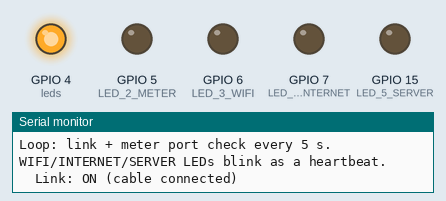
Bench run of a sketch on a simulated ESP32-S3. On the bench: output pins drawn as LEDs (lit = HIGH), the last lines printed to the serial monitor. WiFi joins after 1.5 s; servers stay silent unless stated.

Above: at 5.73 s.
At 8.3 s:
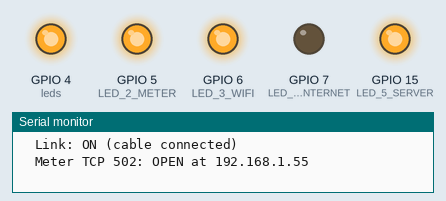
At 13.3 s:
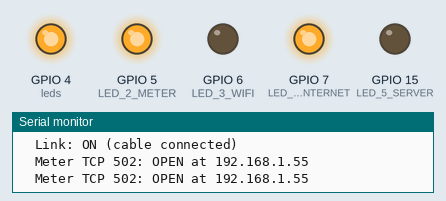
Timing chart, 0 to 17.1 s (numbered marks = the images above):
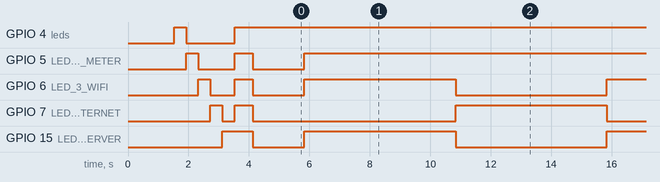

Measured:
- by itself, GPIO 5 (LED_2_METER): HIGH → LOW at 2.3 s, → HIGH 1.2 s later, → LOW 0.60 s later, → HIGH 1.7 s later
- by itself, GPIO 6 (LED_3_WIFI): goes LOW 0.80 s, HIGH 0.60 s, LOW 1.7 s, 3 × (HIGH 5.0 s, LOW 5.0 s), then HIGH
- by itself, GPIO 7 (LED_4_INTERNET): HIGH → LOW at 3.1 s, → HIGH 0.40 s later, → LOW 0.60 s later, → HIGH 6.7 s later, … (9 changes in this stretch)
- by itself, GPIO 15 (LED_5_SERVER): repeats every 10.0 s: HIGH 5.0 s, LOW 5.0 s

The sketch:

TestS3Bringup.ino
```cpp
// AmpX Open Energy Gateway - ESP32-S3 bench bring-up
//
// Flash this BEFORE the main firmware on a new ESP32-S3-DevKitC-1U. It proves, in order:
//   1. The board boots and the serial monitor works (chip, flash, PSRAM report)
//   2. The five status LEDs are on the right pins (walks them 1..5, then all on)
//   3. The W5500-Lite answers on SPI and reports link up/down
//   4. (optional) The meter answers on TCP port 502
// Same pin map as open_energy_gateway.ino "Board pin map" for ESP32-S3.
//
// Board: "ESP32S3 Dev Module". USB CDC On Boot: Disabled (flash + monitor via the "UART" socket).
// Flash: 8MB or 16MB to match the module. PSRAM: OPI PSRAM. Partition: any (this sketch is tiny).
// Libraries: Ethernet (Arduino, 2.0.x) only.

#include <SPI.h>
#include <Ethernet.h>

#if !CONFIG_IDF_TARGET_ESP32S3
#error "This bring-up sketch is for the ESP32-S3 pin map. Select ESP32S3 Dev Module."
#endif

// ---- Pin map (keep in sync with open_energy_gateway.ino) ----
#define LED_1_POWER     4
#define LED_2_METER     5
#define LED_3_WIFI      6
#define LED_4_INTERNET  7
#define LED_5_SERVER    15

#define ETH_SPI_SCK_PIN   12
#define ETH_SPI_MISO_PIN  13
#define ETH_SPI_MOSI_PIN  11
#define ETH_SPI_SCS_PIN   10
// #define ETH_SPI_RST_PIN 14   // uncomment only if RST is wired

// ---- Bench network (same as main firmware defaults) ----
byte mac[] = {0x90, 0xA2, 0xDA, 0x0E, 0x94, 0xB5};
IPAddress ip(192, 168, 1, 50);
IPAddress gw(192, 168, 1, 1);
IPAddress subnet(255, 255, 255, 0);
IPAddress meter_ip(192, 168, 1, 55);   // Mi550 / ME440 default used in the manual is 192.168.2.122 - change if needed
const uint16_t MODBUS_PORT = 502;

const int leds[5] = {LED_1_POWER, LED_2_METER, LED_3_WIFI, LED_4_INTERNET, LED_5_SERVER};
const char* ledNames[5] = {"POWER", "METER", "WIFI", "INTERNET", "SERVER"};

bool ethOk = false;

void printChipInfo() {
  Serial.println();
  Serial.println("==== AmpX Gateway S3 bring-up ====");
  Serial.printf("Chip: %s rev %d, %d core(s), %d MHz\n", ESP.getChipModel(), ESP.getChipRevision(), ESP.getChipCores(), ESP.getCpuFreqMHz());
  Serial.printf("Flash: %u MB (%s)\n", ESP.getFlashChipSize() / (1024 * 1024),
                ESP.getFlashChipMode() == FM_QIO ? "QIO" : ESP.getFlashChipMode() == FM_DIO ? "DIO" : "other");
  Serial.printf("PSRAM: %u KB total, %u KB free %s\n", ESP.getPsramSize() / 1024, ESP.getFreePsram() / 1024,
                ESP.getPsramSize() ? "" : "<-- 0 KB: PSRAM not enabled in Tools menu, or module has none");
  Serial.printf("Heap: %u KB free\n", ESP.getFreeHeap() / 1024);
  Serial.printf("Arduino core: %s\n", ESP.getSdkVersion());
  uint64_t mac64 = ESP.getEfuseMac();   // little-endian: byte 0 is the first octet
  uint8_t* m = (uint8_t*)&mac64;
  Serial.printf("eFuse MAC: %02X:%02X:%02X:%02X:%02X:%02X (same order as esptool)\n", m[0], m[1], m[2], m[3], m[4], m[5]);
  Serial.println();
}

void ledWalk() {
  Serial.println("LED walk: each LED on for 400 ms, in front-panel order");
  for (int i = 0; i < 5; i++) {
    for (int j = 0; j < 5; j++) digitalWrite(leds[j], j == i ? HIGH : LOW);
    Serial.printf("  LED %d %-8s GPIO %d\n", i + 1, ledNames[i], leds[i]);
    delay(400);
  }
  for (int j = 0; j < 5; j++) digitalWrite(leds[j], HIGH);
  delay(600);
  for (int j = 1; j < 5; j++) digitalWrite(leds[j], LOW);   // leave POWER on
  Serial.println();
}

void ethernetCheck() {
  Serial.printf("W5500 on FSPI: SCK %d  MISO %d  MOSI %d  CS %d\n", ETH_SPI_SCK_PIN, ETH_SPI_MISO_PIN, ETH_SPI_MOSI_PIN, ETH_SPI_SCS_PIN);
  SPI.begin(ETH_SPI_SCK_PIN, ETH_SPI_MISO_PIN, ETH_SPI_MOSI_PIN, -1);

#ifdef ETH_SPI_RST_PIN
  pinMode(ETH_SPI_RST_PIN, OUTPUT);
  digitalWrite(ETH_SPI_RST_PIN, LOW);
  delay(2);
  digitalWrite(ETH_SPI_RST_PIN, HIGH);
  delay(150);
#endif

  Ethernet.init(ETH_SPI_SCS_PIN);
  Ethernet.begin(mac, ip, gw, subnet);
  delay(1500);

  EthernetHardwareStatus hw = Ethernet.hardwareStatus();
  if (hw == EthernetNoHardware) {
    Serial.println("  Hardware: NONE  <-- W5500 not answering. Check 3V3/GND, MOSI/MISO not swapped, CS on GPIO 10.");
    return;
  }
  Serial.printf("  Hardware: %s\n", hw == EthernetW5500 ? "W5500 detected" : hw == EthernetW5100 ? "W5100?" : hw == EthernetW5200 ? "W5200?" : "unknown");
  Serial.print("  Local IP: "); Serial.println(Ethernet.localIP());
  ethOk = true;
}

void linkAndMeterCheck() {
  static bool lastLink = false;
  bool link = (Ethernet.linkStatus() == LinkON);
  if (link != lastLink) {
    Serial.printf("  Link: %s\n", link ? "ON (cable connected)" : "OFF (no cable / meter off)");
    lastLink = link;
  }
  if (!link) { digitalWrite(LED_2_METER, LOW); return; }

  EthernetClient c;
  if (c.connect(meter_ip, MODBUS_PORT)) {
    c.stop();
    digitalWrite(LED_2_METER, HIGH);
    Serial.print("  Meter TCP 502: OPEN at "); Serial.println(meter_ip);
  } else {
    digitalWrite(LED_2_METER, LOW);
    Serial.print("  Meter TCP 502: closed / no meter at "); Serial.println(meter_ip);
  }
}

void setup() {
  for (int i = 0; i < 5; i++) { pinMode(leds[i], OUTPUT); digitalWrite(leds[i], LOW); }
  Serial.begin(115200);
  delay(1500);
  printChipInfo();
  ledWalk();
  ethernetCheck();
  Serial.println();
  Serial.println("Loop: link + meter port check every 5 s. WIFI/INTERNET/SERVER LEDs blink as a heartbeat.");
}

void loop() {
  static unsigned long t = 0;
  static bool hb = false;
  if (millis() - t > 5000) {
    t = millis();
    if (ethOk) linkAndMeterCheck();
    hb = !hb;
    digitalWrite(LED_3_WIFI, hb);
    digitalWrite(LED_4_INTERNET, !hb);
    digitalWrite(LED_5_SERVER, hb);
  }
}
```
